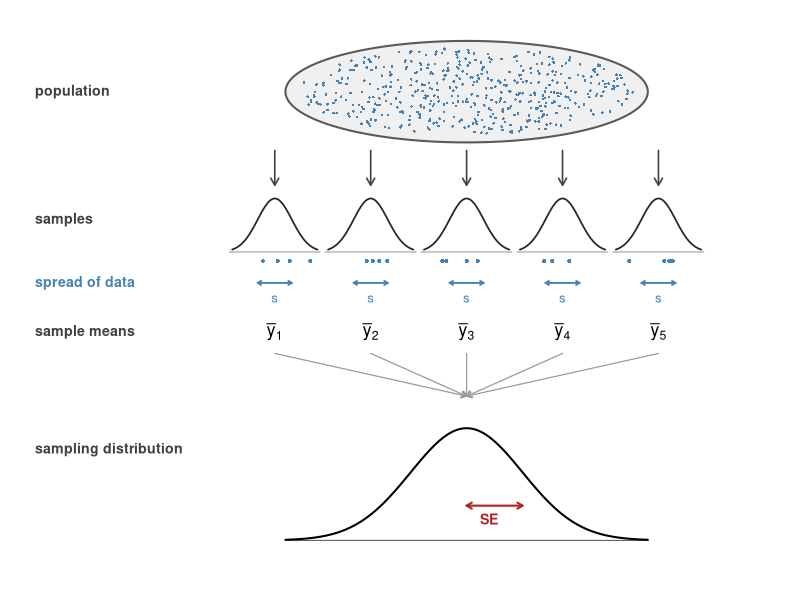
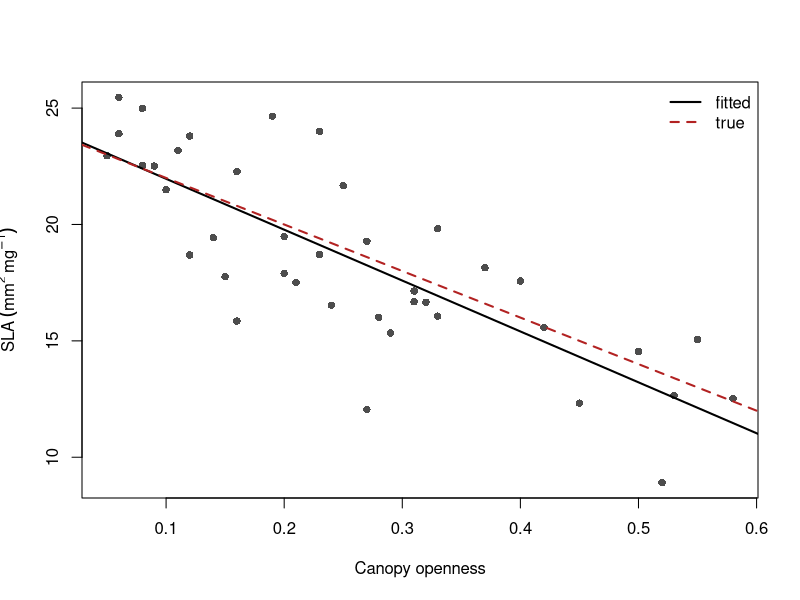
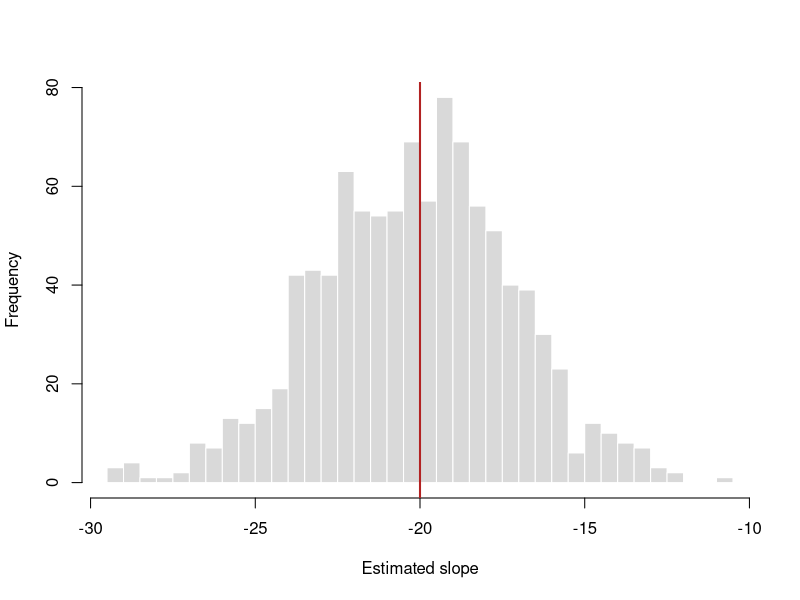
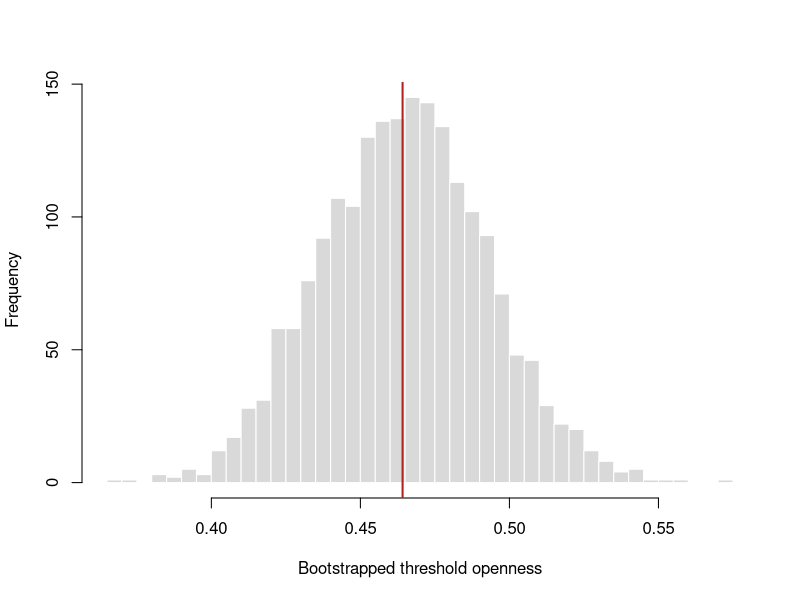
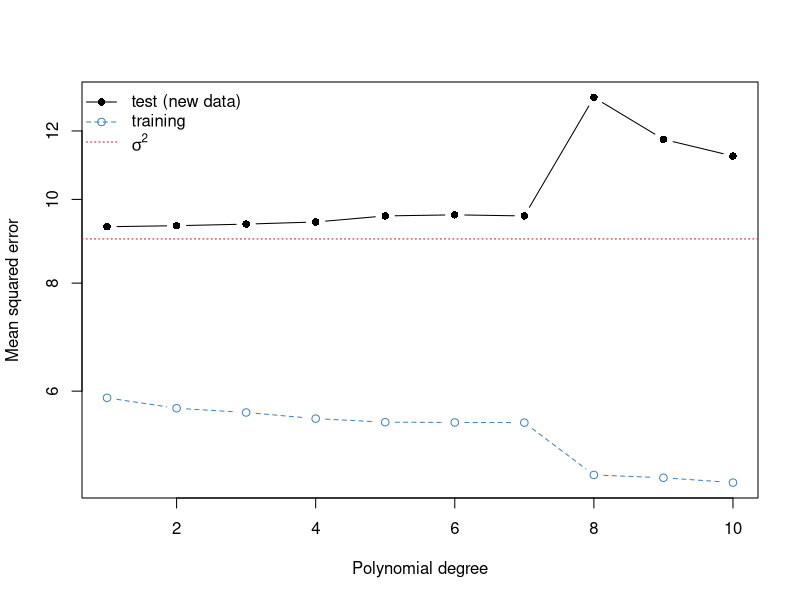
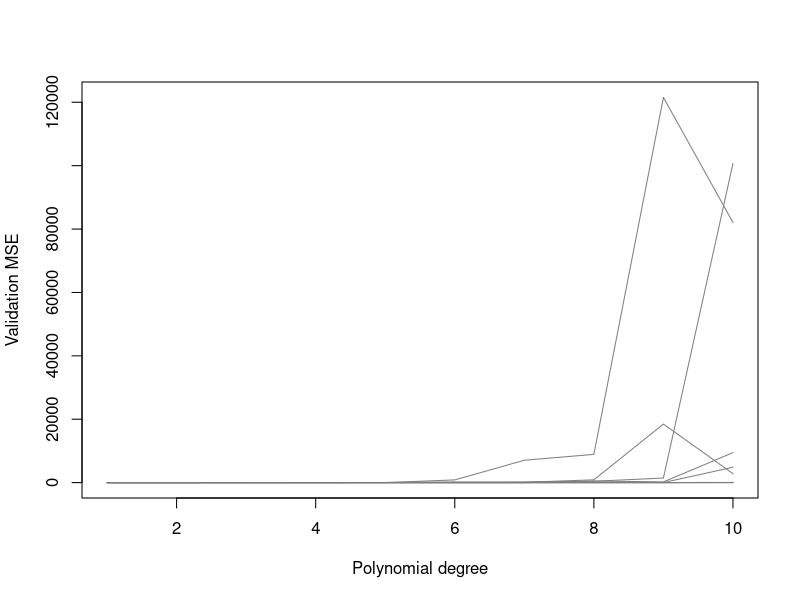
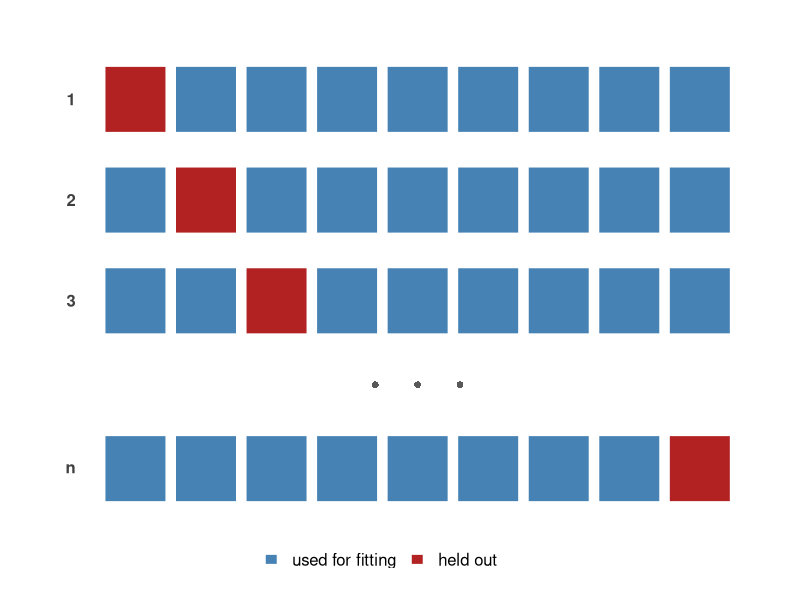
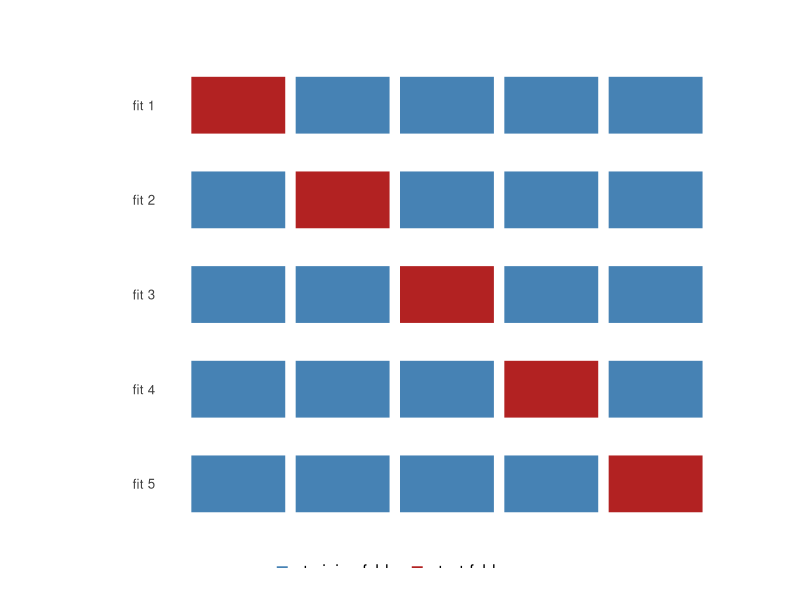

Generate these figures, in order, with R:
## ---- chunk 1
#| label: fig-sampdist
#| fig-cap: "The sampling distribution. Each sample has a spread of its own,
#|   marked in blue and measured by the sample standard deviation s. The means
#|   of those samples vary far less, and the standard deviation of their
#|   distribution is the standard error."
#| fig-width: 8.5
#| fig-height: 6.2
#| code-fold: true

set.seed(256)

sd_s  <- 0.32   # spread of the individual observations within a sample
n_ind <- 4      # observations drawn per sample

bell <- function(x0, sdv, base, height, col = "grey15", lwd = 1.7) {
  xx <- seq(x0 - 2.5 * sdv, x0 + 2.5 * sdv, length.out = 250)
  yy <- base + height * exp(-0.5 * ((xx - x0) / sdv)^2)
  lines(xx, yy, lwd = lwd, col = col)
}

op <- par(mar = c(0, 0, 0, 0))
plot(NA, xlim = c(-3.2, 10.7), ylim = c(0.2, 10.6),
     axes = FALSE, xlab = "", ylab = "")

## the population
th <- seq(0, 2 * pi, length.out = 200)
polygon(5 + 3.4 * cos(th), 9.3 + 0.95 * sin(th),
        col = "grey94", border = "grey35", lwd = 2)
u <- runif(600, -1, 1); v <- runif(600, -1, 1)
keep <- u^2 + v^2 < 1
points(5 + 3.15 * u[keep], 9.3 + 0.82 * v[keep],
       pch = 16, cex = 0.35, col = "steelblue")
text(-3.1, 9.3, "population", adj = 0, font = 2, cex = 0.85, col = "grey25")

## five samples, each with its own distribution
xs <- c(1.4, 3.2, 5.0, 6.8, 8.6)
arrows(xs, 8.2, xs, 7.55, length = 0.08, lwd = 1.6, col = "grey25")

for (j in seq_along(xs)) {
  segments(xs[j] - 0.85, 6.3, xs[j] + 0.85, 6.3, col = "grey60")
  bell(xs[j], sd_s, base = 6.3, height = 1.0)
  points(xs[j] + rnorm(n_ind, 0, sd_s), rep(6.13, n_ind),
         pch = 16, cex = 0.55, col = "steelblue")
  arrows(xs[j] - sd_s, 5.72, xs[j] + sd_s, 5.72, code = 3,
         length = 0.04, lwd = 1.8, col = "steelblue")
  text(xs[j], 5.42, "s", col = "steelblue", cex = 0.8)
  text(xs[j], 4.8, bquote(bar(y)[.(j)]), cex = 1.05)
}
text(-3.1, 6.9,  "samples",        adj = 0, font = 2, cex = 0.85, col = "grey25")
text(-3.1, 5.72, "spread of data", adj = 0, font = 2, cex = 0.85, col = "steelblue")
text(-3.1, 4.8,  "sample means",   adj = 0, font = 2, cex = 0.85, col = "grey25")

## the sampling distribution they trace out
arrows(xs, 4.4, 5, 3.6, length = 0.06, lwd = 1.2, col = "grey60")
gx <- seq(1.6, 8.4, length.out = 300)
gy <- 0.9 + 2.1 * exp(-0.5 * ((gx - 5) / 1.05)^2)
segments(1.6, 0.9, 8.4, 0.9, col = "grey35")
lines(gx, gy, lwd = 2)
text(-3.1, 2.6, "sampling distribution", adj = 0, font = 2, cex = 0.85, col = "grey25")

## the standard error is its spread
arrows(5, 1.55, 6.05, 1.55, code = 3, length = 0.06,
       lwd = 2, col = "firebrick")
text(5.25, 1.3, "SE", adj = 0, font = 2, cex = 0.85, col = "firebrick")

par(op)
## ---- chunk 2
#| code-fold: true
#| code-summary: "sim-code"
set.seed(11)

n_tree <- 40
light  <- runif(n_tree, 0.05, 0.60)          # canopy openness (proportion)
SLA    <- 24 - 20 * light + rnorm(n_tree, 0, 3)

oak_flat <- round(data.frame(light = light, SLA = SLA), 2)
head(oak_flat)
## ---- chunk 3
#| code-summary: "Fitted vs true plot"
#| code-fold: false
fit_flat <- lm(SLA ~ light, data = oak_flat)

plot(SLA ~ light, data = oak_flat, pch = 16, col = "grey30",
     xlab = "Canopy openness", ylab = expression(SLA~(mm^2~mg^-1)))
abline(fit_flat, lwd = 2)
abline(a = 24, b = -20, lwd = 2, lty = 2, col = "firebrick")
legend("topright", c("fitted", "true"), lwd = 2, lty = c(1, 2),
       col = c("black", "firebrick"), bty = "n")
## ---- chunk 4
#| code-summary: "Summary regression statistics"
summary(fit_flat)$coefficients
## ---- chunk 5
#| code-summary: "simulation code"
#| code-fold: false
B_rep  <- 1000
slopes <- numeric(B_rep)

for (i in seq_len(B_rep)) {
  light_i   <- runif(n_tree, 0.05, 0.60)
  SLA_i     <- 24 - 20 * light_i + rnorm(n_tree, 0, 3)
  slopes[i] <- coef(lm(SLA_i ~ light_i))[2]
}

c("mean slope" = mean(slopes), "sd slopes" = sd(slopes))
## ---- chunk 6
#| code-summary: "Histogram code"
hist(slopes, breaks = 30, col = "grey85", border = "white",
     main = "", xlab = "Estimated slope")
abline(v = -20, lwd = 2, col = "firebrick")
## ---- chunk 7
set.seed(1)
sample(1:5)                       # a permutation: each value once
sample(1:5, replace = TRUE)       # with replacement: repeats and omissions
sample(1:5, replace = TRUE)
## ---- chunk 8
n_rows <- c(6, 10, 40)
data.frame(n = n_rows,
           prob_row_omitted = round((1 - 1 / n_rows)^n_rows, 3),
           distinct_samples = signif(choose(2 * n_rows - 1, n_rows), 3))
## ---- chunk 9
#| code-fold: false
set.seed(1234)
B        <- 2000
boot_slp <- numeric(B)

for (i in seq_len(B)) {
  rows        <- sample(seq_len(nrow(oak_flat)), replace = TRUE)
  d           <- oak_flat[rows, ]
  boot_slp[i] <- coef(lm(SLA ~ light, data = d))[2]
}

sd(boot_slp)
## ---- chunk 10
threshold <- 14
lambda_hat <- (coef(fit_flat)[1] - threshold) / (-coef(fit_flat)[2])
as.numeric(lambda_hat)
## ---- chunk 11
set.seed(99)
boot_lambda <- numeric(B)

for (i in seq_len(B)) {
  rows <- sample(seq_len(nrow(oak_flat)), replace = TRUE)
  cf   <- coef(lm(SLA ~ light, data = oak_flat[rows, ]))
  boot_lambda[i] <- (cf[1] - threshold) / (-cf[2])
}

c(estimate = as.numeric(lambda_hat),
  boot_se  = sd(boot_lambda))
## ---- chunk 12
hist(boot_lambda, breaks = 40, col = "grey85", border = "white",
     main = "", xlab = "Bootstrapped threshold openness")
abline(v = lambda_hat, lwd = 2, col = "firebrick")
## ---- chunk 13
normal_ci <- as.numeric(lambda_hat) + c(-1.96, 1.96) * sd(boot_lambda)
perc_ci   <- quantile(boot_lambda, c(0.025, 0.975))

rbind(normal = normal_ci, percentile = as.numeric(perc_ci))
## ---- chunk 14
slope_hat <- coef(fit_flat)[2]

rbind(normal     = as.numeric(slope_hat) + c(-1.96, 1.96) * sd(boot_slp),
      percentile = as.numeric(quantile(boot_slp, c(0.025, 0.975))))
## ---- chunk 15
library(boot)

lambda_stat <- function(data, i) {
  cf <- coef(lm(SLA ~ light, data = data[i, ]))
  as.numeric((cf[1] - threshold) / (-cf[2]))
}

set.seed(7)
boot_out <- boot(oak_flat, statistic = lambda_stat, R = 2000)
boot.ci(boot_out, type = c("norm", "perc", "bca"))
## ---- chunk 16
set.seed(5)
x <- runif(50, 0, 10)
boot_max <- replicate(2000, max(sample(x, replace = TRUE)))

c(observed_max = max(x),
  boot_mean    = mean(boot_max),
  prop_equal   = mean(boot_max == max(x)))
## ---- chunk 17
set.seed(2026)

a       <- 20                       # trees
n_leaf  <- 8                        # leaves per tree
sigma_b <- 2.0                      # between-tree SD of the intercept
sigma   <- 1.5                      # within-tree residual SD

light_tree <- runif(a, 0.05, 0.60)
b_tree     <- rnorm(a, 0, sigma_b)

oak <- data.frame(
  tree  = factor(rep(seq_len(a), each = n_leaf)),
  light = rep(light_tree, each = n_leaf)
)
oak$SLA <- 24 - 20 * oak$light +
           rep(b_tree, each = n_leaf) +
           rnorm(a * n_leaf, 0, sigma)

str(oak)
## ---- chunk 18
fit_naive <- lm(SLA ~ light, data = oak)
summary(fit_naive)$coefficients
## ---- chunk 19
set.seed(21)
B <- 2000
slope_rows <- numeric(B)

for (i in seq_len(B)) {
  rows          <- sample(seq_len(nrow(oak)), replace = TRUE)
  slope_rows[i] <- coef(lm(SLA ~ light, data = oak[rows, ]))[2]
}

c(lm_se = summary(fit_naive)$coefficients[2, 2],
  row_boot_se = sd(slope_rows))
## ---- chunk 20
tree_ids  <- levels(oak$tree)
rows_by_tree <- split(seq_len(nrow(oak)), oak$tree)

set.seed(22)
slope_clust <- numeric(B)

for (i in seq_len(B)) {
  picked <- sample(tree_ids, size = a, replace = TRUE)
  rows   <- unlist(rows_by_tree[picked], use.names = FALSE)
  slope_clust[i] <- coef(lm(SLA ~ light, data = oak[rows, ]))[2]
}

c(row_boot_se   = sd(slope_rows),
  cluster_boot_se = sd(slope_clust))
## ---- chunk 21
set.seed(23)
slope_two <- numeric(B)

for (i in seq_len(B)) {
  picked <- sample(tree_ids, size = a, replace = TRUE)
  rows   <- unlist(lapply(rows_by_tree[picked],
                          function(r) sample(r, replace = TRUE)),
                   use.names = FALSE)
  slope_two[i] <- coef(lm(SLA ~ light, data = oak[rows, ]))[2]
}

c(cluster = sd(slope_clust),
  two_stage = sd(slope_two))
## ---- chunk 22
icc  <- sigma_b^2 / (sigma_b^2 + sigma^2)
deff <- 1 + (n_leaf - 1) * icc

c(ICC = icc,
  design_effect = deff,
  SE_inflation  = sqrt(deff),
  effective_n   = nrow(oak) / deff)
## ---- chunk 23
tree_data <- aggregate(SLA ~ tree + light, data = oak, FUN = mean)
fit_means <- lm(SLA ~ light, data = tree_data)
summary(fit_means)$coefficients
## ---- chunk 24
library(glmmTMB)

fit_mm <- glmmTMB(SLA ~ light + (1 | tree), data = oak, REML = TRUE)
summary(fit_mm)
## ---- chunk 25
set.seed(3)
test <- data.frame(light = runif(2000, 0.05, 0.60))
test$SLA <- 24 - 20 * test$light + rnorm(2000, 0, 3)

degrees   <- 1:10
train_mse <- numeric(length(degrees))
test_mse  <- numeric(length(degrees))

for (d in degrees) {
  fit <- lm(SLA ~ poly(light, d, raw = TRUE), data = oak_flat)
  train_mse[d] <- mean(residuals(fit)^2)
  test_mse[d]  <- mean((predict(fit, newdata = test) - test$SLA)^2)
}

round(rbind(train = train_mse, test = test_mse), 3)
## ---- chunk 26
plot(degrees, test_mse, type = "b", pch = 16, log = "y",
     ylim = range(c(train_mse, test_mse)),
     xlab = "Polynomial degree", ylab = "Mean squared error")
lines(degrees, train_mse, type = "b", pch = 1, lty = 2, col = "steelblue")
abline(h = 9, col = "firebrick", lty = 3)
legend("topleft", c("test (new data)", "training", expression(sigma^2)),
       pch = c(16, 1, NA), lty = c(1, 2, 3),
       col = c("black", "steelblue", "firebrick"), bty = "n")
## ---- chunk 27
set.seed(4)
n_flat <- nrow(oak_flat)

val_curve <- function(seed) {
  set.seed(seed)
  train_id <- sample(n_flat, size = n_flat / 2)
  vapply(degrees, function(d) {
    fit <- lm(SLA ~ poly(light, d, raw = TRUE), data = oak_flat[train_id, ])
    mean((predict(fit, newdata = oak_flat[-train_id, ]) -
            oak_flat$SLA[-train_id])^2)
  }, numeric(1))
}

round(val_curve(1), 3)
## ---- chunk 28
curves <- sapply(1:10, val_curve)

matplot(degrees, curves, type = "l", lty = 1, col = "grey50",
        xlab = "Polynomial degree", ylab = "Validation MSE")
## ---- chunk 29
#| label: fig-loocv
#| fig-cap: "Leave-one-out cross-validation. Each observation in turn is held
#|   out (red) while the model is fitted to all the others (blue). The procedure
#|   is repeated n times."
#| fig-width: 7
#| fig-height: 3.4
#| code-fold: true

n_blk <- 9
held  <- c(1, 2, 3, n_blk)
rows  <- c("1", "2", "3", "n")
ys    <- c(4.0, 3.1, 2.2, 0.7)

op <- par(mar = c(1.6, 0, 0, 0))
plot(NA, xlim = c(-0.5, n_blk + 1), ylim = c(0, 4.7),
     axes = FALSE, xlab = "", ylab = "")

for (r in seq_along(ys)) {
  for (i in seq_len(n_blk)) {
    rect(i - 0.44, ys[r] - 0.3, i + 0.44, ys[r] + 0.3,
         col = if (i == held[r]) "firebrick" else "steelblue",
         border = "white", lwd = 2)
  }
  text(0.15, ys[r], rows[r], adj = 1, font = 2, col = "grey25")
}
points(c(4.4, 5.0, 5.6), rep(1.45, 3), pch = 16, cex = 0.9, col = "grey35")

legend("bottom", horiz = TRUE, bty = "n", inset = -0.02,
       legend = c("used for fitting", "held out"),
       fill = c("steelblue", "firebrick"), border = "white")
par(op)
## ---- chunk 30
loocv <- function(d) {
  err <- numeric(n_flat)
  for (i in seq_len(n_flat)) {
    fit    <- lm(SLA ~ poly(light, d, raw = TRUE), data = oak_flat[-i, ])
    err[i] <- (predict(fit, newdata = oak_flat[i, ]) - oak_flat$SLA[i])^2
  }
  mean(err)
}

round(vapply(degrees[1:5], loocv, numeric(1)), 3)
## ---- chunk 31
loocv_fast <- function(d) {
  fit <- lm(SLA ~ poly(light, d, raw = TRUE), data = oak_flat)
  mean((residuals(fit) / (1 - hatvalues(fit)))^2)
}

round(rbind(loop     = vapply(degrees[1:5], loocv, numeric(1)),
            shortcut = vapply(degrees[1:5], loocv_fast, numeric(1))), 3)
## ---- chunk 32
#| label: fig-kfold
#| fig-cap: "Five-fold cross-validation. The observations are split into five
#|   groups of roughly equal size; each group serves once as the test set while
#|   the model is fitted to the remaining four."
#| fig-width: 7
#| fig-height: 3.2
#| code-fold: true

k_blk <- 5
ys    <- seq(4.2, 0.6, length.out = k_blk)

op <- par(mar = c(1.6, 0, 0, 0))
plot(NA, xlim = c(-1.0, k_blk + 1.1), ylim = c(0, 5),
     axes = FALSE, xlab = "", ylab = "")

for (r in seq_len(k_blk)) {
  for (i in seq_len(k_blk)) {
    rect(i - 0.46, ys[r] - 0.28, i + 0.46, ys[r] + 0.28,
         col = if (i == r) "firebrick" else "steelblue",
         border = "white", lwd = 2)
  }
  text(0.2, ys[r], paste0("fit ", r), adj = 1, cex = 0.8, col = "grey25")
}

legend("bottom", horiz = TRUE, bty = "n", inset = -0.04,
       legend = c("training folds", "test fold"),
       fill = c("steelblue", "firebrick"), border = "white")
par(op)
## ---- chunk 33
cv_mse <- function(d, k = 10, data = oak_flat, seed = 1) {
  set.seed(seed)
  fold <- cut(sample(seq_len(nrow(data))), breaks = k, labels = FALSE)
  err  <- numeric(k)
  for (j in seq_len(k)) {
    train <- data[fold != j, ]
    test  <- data[fold == j, ]
    fit   <- lm(SLA ~ poly(light, d, raw = TRUE), data = train)
    err[j] <- mean((predict(fit, newdata = test) - test$SLA)^2)
  }
  weighted.mean(err, w = table(fold) / nrow(data))
}

round(vapply(degrees, cv_mse, numeric(1)), 3)
## ---- chunk 34
cv_curve <- vapply(degrees, cv_mse, numeric(1))

plot(degrees, cv_curve, type = "b", pch = 16,
     xlab = "Polynomial degree", ylab = "10-fold CV error")
points(degrees, test_mse, type = "b", pch = 1, lty = 2, col = "firebrick")
legend("topleft", c("10-fold CV", "true test error"),
       pch = c(16, 1), lty = c(1, 2), col = c("black", "firebrick"), bty = "n")
## ---- chunk 35
fold_errors <- function(d, k = 10, data = oak_flat, seed = 1) {
  set.seed(seed)
  fold <- cut(sample(seq_len(nrow(data))), breaks = k, labels = FALSE)
  vapply(seq_len(k), function(j) {
    fit <- lm(SLA ~ poly(light, d, raw = TRUE), data = data[fold != j, ])
    mean((predict(fit, newdata = data[fold == j, ]) -
            data$SLA[fold == j])^2)
  }, numeric(1))
}

E  <- sapply(degrees, fold_errors)
m  <- colMeans(E)
se <- apply(E, 2, sd) / sqrt(nrow(E))

best <- which.min(m)
c(minimum = degrees[best],
  one_se  = degrees[min(which(m <= m[best] + se[best]))])
## ---- chunk 36
r2  <- numeric(length(degrees))
ar2 <- numeric(length(degrees))
aic <- numeric(length(degrees))

for (d in degrees) {
  fit    <- lm(SLA ~ poly(light, d, raw = TRUE), data = oak_flat)
  r2[d]  <- summary(fit)$r.squared
  ar2[d] <- summary(fit)$adj.r.squared
  aic[d] <- AIC(fit)
}

round(rbind(R2 = r2, adjR2 = ar2, AIC = aic, CV = cv_curve), 3)
## ---- chunk 37
k <- 10
set.seed(31)

# random folds: leaves assigned independently
fold_random <- cut(sample(seq_len(nrow(oak))), breaks = k, labels = FALSE)

# grouped folds: whole trees assigned together
tree_fold   <- cut(sample(seq_len(a)), breaks = k, labels = FALSE)
fold_group  <- tree_fold[as.integer(oak$tree)]

cv_by_fold <- function(fold) {
  err <- numeric(k)
  for (j in seq_len(k)) {
    train <- oak[fold != j, ]
    test  <- oak[fold == j, ]
    fit   <- glmmTMB(SLA ~ light + (1 | tree), data = train, REML = TRUE)
    pred  <- predict(fit, newdata = test, allow.new.levels = TRUE)
    err[j] <- mean((pred - test$SLA)^2)
  }
  mean(err)
}

c(random_folds  = cv_by_fold(fold_random),
  grouped_folds = cv_by_fold(fold_group))
## ---- chunk 38
c(known_tree = sigma^2,
  new_tree   = sigma_b^2 + sigma^2)
## ---- chunk 39
#| label: fig-nestedcv
#| fig-cap: "Nested cross-validation. The outer loop (thick bars) reserves a
#|   test fold and estimates performance. Within each outer training set an
#|   inner loop (thin bars) selects the tuning parameter, and the selected model
#|   is then refitted on the whole outer training set."
#| fig-width: 8
#| fig-height: 6
#| code-fold: true

n_out  <- 3          # outer folds shown
n_cell <- 6          # data blocks
outer_test <- list(5:6, 3:4, 1:2)

col_otrain <- "#2f5d3a"; col_otest <- "#a9c992"
col_itrain <- "#2b6b73"; col_itest <- "#c4c4c4"

cell_x <- function(i) c(2 + (i - 1) * 1.35, 2 + i * 1.35 - 0.12)

op <- par(mar = c(0, 0, 0, 0))
plot(NA, xlim = c(-1.6, 11.6), ylim = c(-1.0, 10.4),
     axes = FALSE, xlab = "", ylab = "")

for (o in seq_len(n_out)) {
  ytop  <- 9.5 - (o - 1) * 3.2
  train <- setdiff(seq_len(n_cell), outer_test[[o]])

  ## outer split
  for (i in seq_len(n_cell)) {
    xx <- cell_x(i)
    rect(xx[1], ytop - 0.34, xx[2], ytop + 0.34,
         col = if (i %in% outer_test[[o]]) col_otest else col_otrain,
         border = "white", lwd = 1.5)
  }
  text(1.8, ytop, paste("outer fold", o), adj = 1, cex = 0.85, col = "grey20")

  ## inner splits, over the outer training blocks only
  for (j in seq_along(train)) {
    yin <- ytop - 0.75 - j * 0.42
    for (m in seq_along(train)) {
      xx <- cell_x(train[m])
      rect(xx[1], yin - 0.15, xx[2], yin + 0.15,
           col = if (m == j) col_itest else col_itrain,
           border = "white", lwd = 1.2)
    }
  }
  text(cell_x(n_cell)[2] + 0.25, ytop - 1.2,
       "inner loop:\nselect the model", adj = 0, cex = 0.8, col = "grey30")
}

arrows(-0.2, 9.5, -0.2, 3.3, length = 0.1, lwd = 2, col = "firebrick")
text(-0.7, 6.4, "outer loop: estimate performance", srt = 90,
     cex = 0.9, col = "firebrick")

legend(x = 1.6, y = 0.15, horiz = FALSE, ncol = 2, bty = "n", cex = 0.8,
       legend = c("outer training", "outer test",
                  "inner training", "inner test"),
       fill = c(col_otrain, col_otest, col_itrain, col_itest),
       border = "white")
par(op)
## ---- chunk 40
nested_cv <- function(data, degrees, k_out = 5, k_in = 5, seed = 12) {
  set.seed(seed)
  n_all <- nrow(data)
  outer <- cut(sample(seq_len(n_all)), breaks = k_out, labels = FALSE)

  err <- numeric(k_out)
  chosen <- integer(k_out)

  for (o in seq_len(k_out)) {
    train_o <- data[outer != o, ]
    test_o  <- data[outer == o, ]

    inner <- cut(sample(seq_len(nrow(train_o))), breaks = k_in, labels = FALSE)
    inner_err <- matrix(NA_real_, nrow = k_in, ncol = length(degrees))

    for (j in seq_len(k_in)) {
      tr <- train_o[inner != j, ]
      te <- train_o[inner == j, ]
      for (d in degrees) {
        fit <- lm(SLA ~ poly(light, d, raw = TRUE), data = tr)
        inner_err[j, d] <- mean((predict(fit, newdata = te) - te$SLA)^2)
      }
    }

    best <- degrees[which.min(colMeans(inner_err))]
    chosen[o] <- best

    fit_best <- lm(SLA ~ poly(light, best, raw = TRUE), data = train_o)
    err[o] <- mean((predict(fit_best, newdata = test_o) - test_o$SLA)^2)
  }

  list(chosen = chosen, outer_error = mean(err))
}

res <- nested_cv(oak_flat, degrees = 1:6)
res
